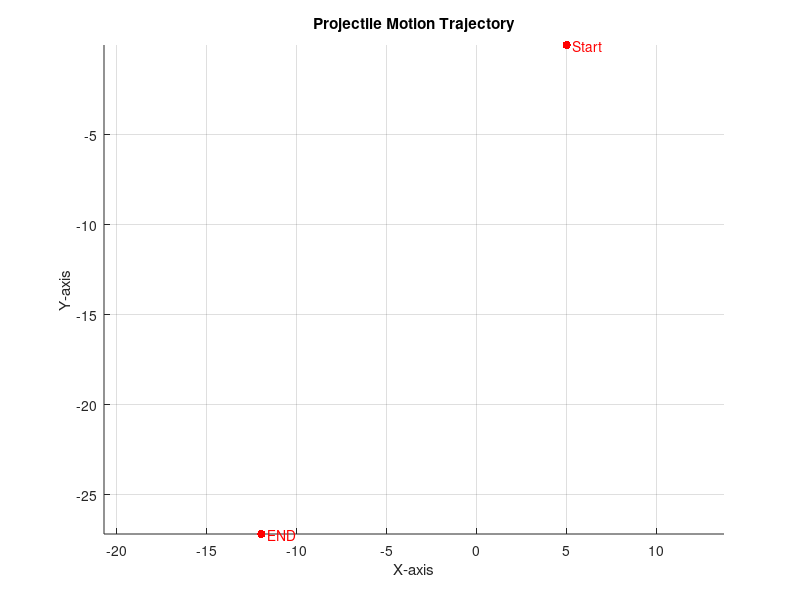

Source code (MATLAB): (Note: this script raises an error after producing the figure.)
initial_position = [5, 0, 0];
initial_velocity = 8;
launch_angle = 135;

launch_angle_rad = deg2rad(launch_angle);

t_div = 100;
t = linspace(0, 3, t_div);

% Parametric equations for projectile motion
x = initial_position(1) + initial_velocity * cos(launch_angle_rad) * t;
y = initial_position(2) + initial_velocity * sin(launch_angle_rad) * t - 0.5 * 9.81 * t.^2;
z = initial_position(3); % g = 9.81 m/s^2

figure;
xlabel('X-axis');
ylabel('Y-axis');
zlabel('Z-axis');
title('Projectile Motion Trajectory');
grid on;
axis equal;

% Mark the starting point and ending point
hold on;
scatter3(initial_position(1), initial_position(2), initial_position(3), 'r', 'filled');
text(initial_position(1), initial_position(2), initial_position(3), '  Start', 'Color', 'r');

scatter3(x(end), y(end), z(end), 'r', 'filled');
text(x(end), y(end), z(end), '  END', 'Color', 'r');

trajectory = animatedline('LineWidth', 2);

view(3);

for i = 1:length(t)
    x_current = initial_position(1) + initial_velocity * cos(launch_angle_rad) * t(i);
    y_current = initial_position(2) + initial_velocity * sin(launch_angle_rad) * t(i) - 0.5 * 9.81 * t(i)^2;
    z_current = initial_position(3); % g = 9.81 m/s^2
    
    
    addpoints(trajectory, x_current, y_current, z_current);
    scatter3(x_current, y_current, z_current, 'b', 'filled');
    
    pause(1/t_div);
   
    drawnow;
end

hold off;
